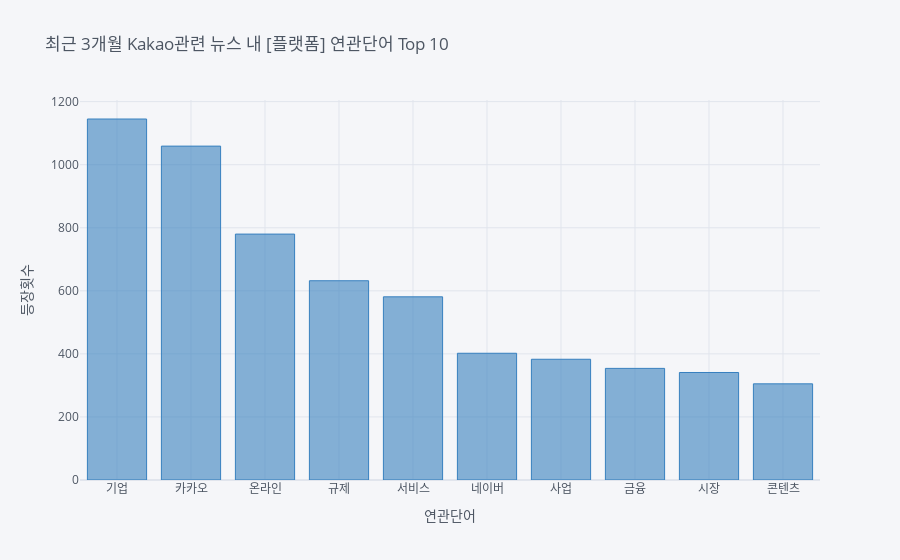

Source (notebook cell):
### Code cell
configure_plotly_browser_state()
coocc_word_vis(df_news, 'Kakao', '플랫폼')

### Figure 1 — Plotly figure (JSON) as saved in the notebook; plotly's stock layout.template omitted (floating-point values rounded to 4 significant figures)
{"data": [{"name": "occ", "text": "", "y": [1145, 1059, 780, 632, 581, 402, 383, 354, 341, 305], "marker": {"color": "rgba(55, 128, 191, 0.6)", "line": {"color": "rgba(55, 128, 191, 1.0)", "width": 1}}, "x": ["기업", "카카오", "온라인", "규제", "서비스", "네이버", "사업", "금융", "시장", "콘텐츠"], "type": "bar", "orientation": "v"}], "layout": {"title": {"text": "최근 3개월 Kakao관련 뉴스 내 [플랫폼] 연관단어 Top 10", "font": {"color": "#4D5663"}}, "paper_bgcolor": "#F5F6F9", "plot_bgcolor": "#F5F6F9", "yaxis": {"tickfont": {"color": "#4D5663"}, "zerolinecolor": "#E1E5ED", "title": {"text": "등장횟수", "font": {"color": "#4D5663"}}, "gridcolor": "#E1E5ED", "showgrid": true}, "xaxis": {"tickfont": {"color": "#4D5663"}, "zerolinecolor": "#E1E5ED", "title": {"text": "연관단어", "font": {"color": "#4D5663"}}, "gridcolor": "#E1E5ED", "showgrid": true}, "legend": {"bgcolor": "#F5F6F9", "font": {"color": "#4D5663"}}}}
